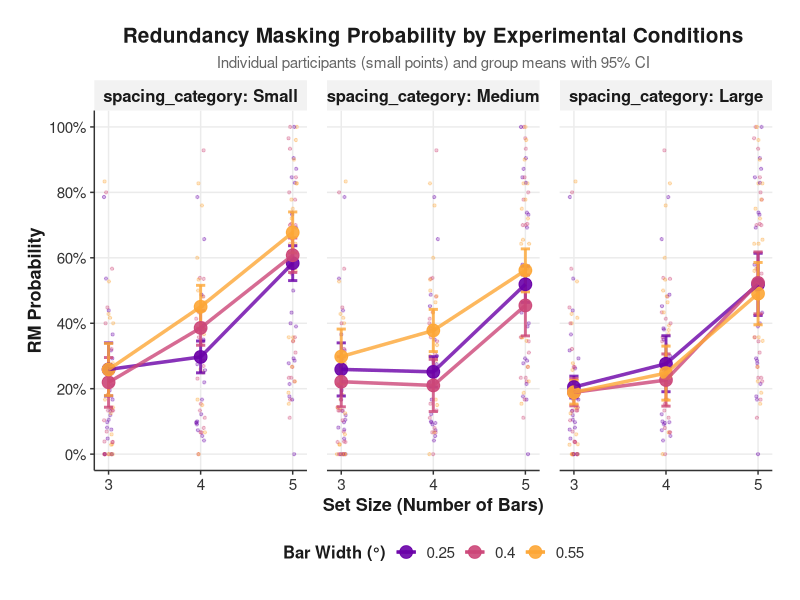
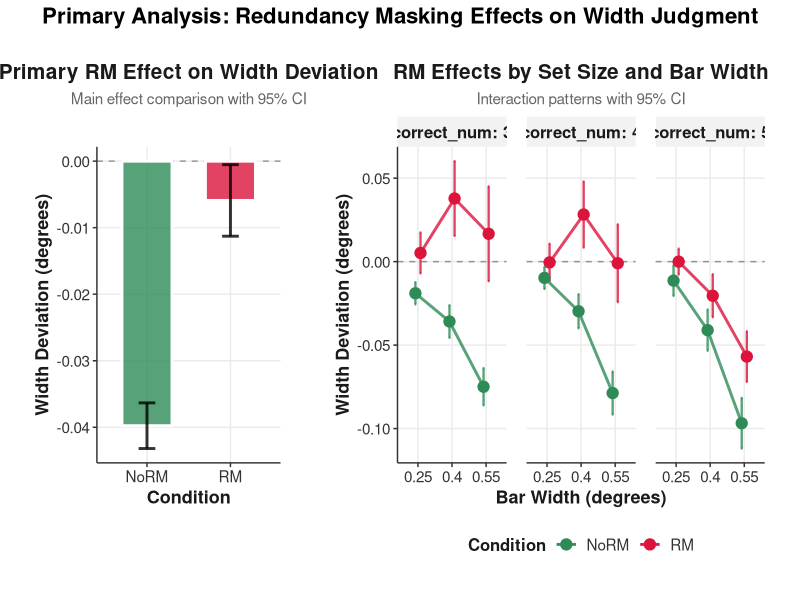
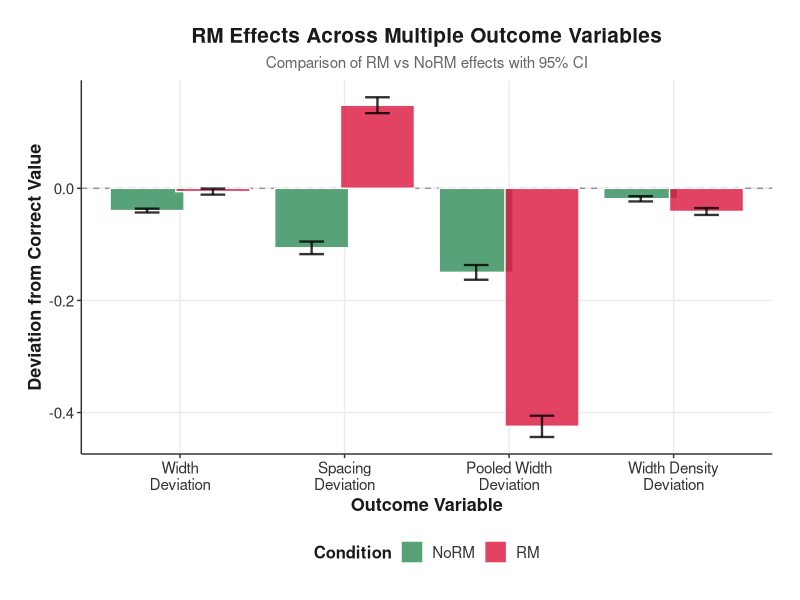
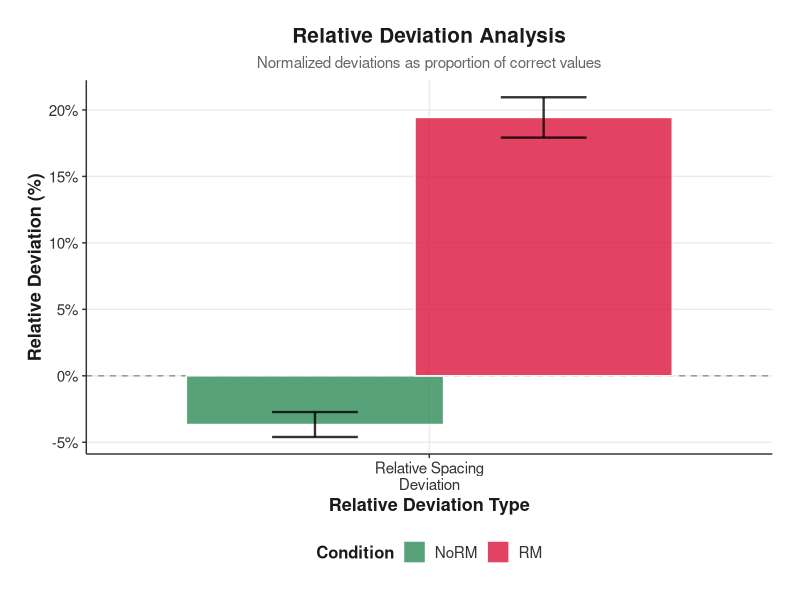
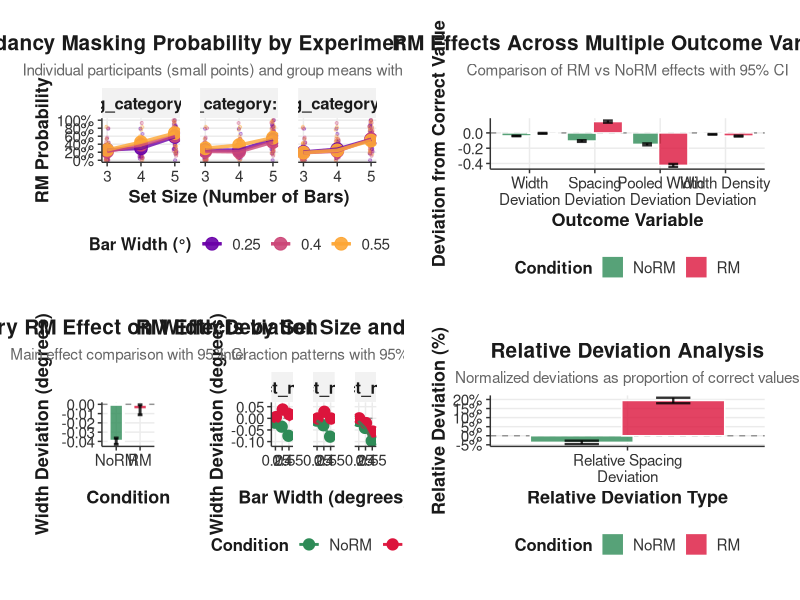
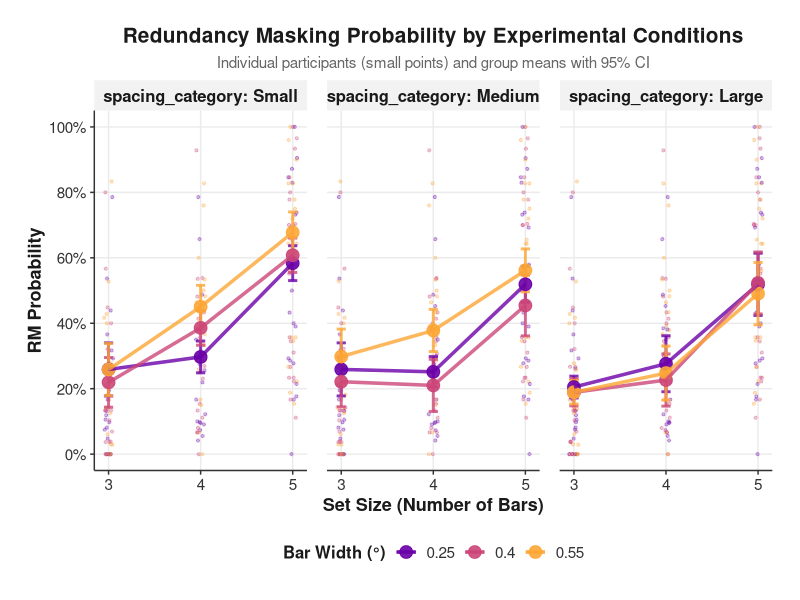
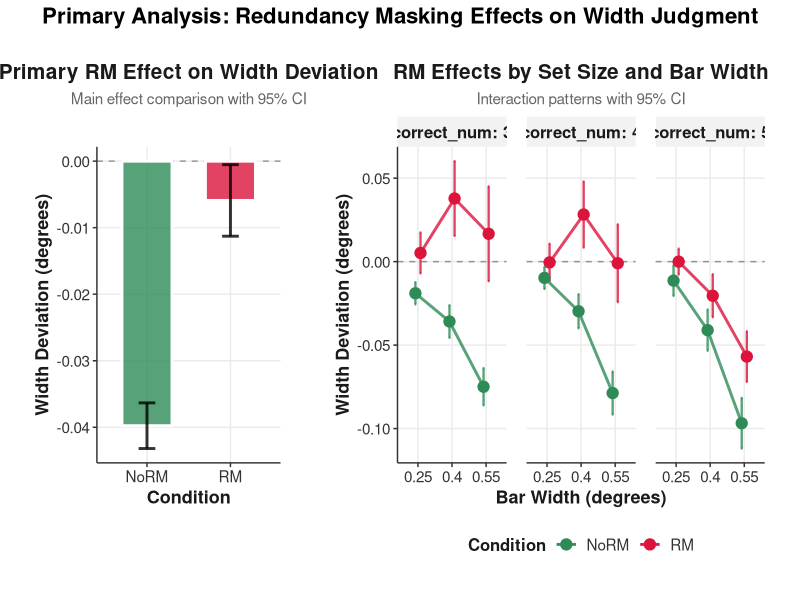

Recreate these plots in R, in order.
# ==============================================================================
# REDUNDANCY MASKING STUDY - PUBLICATION FIGURES
# ==============================================================================
# This script generates all publication-ready figures for exp1
# Input: Processed dataset from data/processed.csv
# Output: Publication figures saved to outputs/figures/
# ==============================================================================

library(tidyverse)
library(patchwork)
library(viridis)
library(scales)

cat("Generating publication figures for Exp1...\n\n")

# Load processed data
df <- read.csv("data/processed.csv")

# ==============================================================================
# THEME AND COLOR DEFINITIONS
# ==============================================================================

# Scientific publication theme
theme_publication <- theme_minimal(base_size = 12) +
  theme(
    panel.background = element_rect(fill = "white", color = NA),
    plot.background = element_rect(fill = "white", color = NA),
    panel.grid.major = element_line(color = "grey92", size = 0.5),
    panel.grid.minor = element_blank(),
    axis.line = element_line(color = "grey20", size = 0.5),
    axis.ticks = element_line(color = "grey20", size = 0.5),
    axis.title = element_text(size = 13, face = "bold", color = "grey10"),
    axis.text = element_text(size = 11, color = "grey20"),
    plot.title = element_text(size = 15, face = "bold", hjust = 0.5, color = "grey10"),
    plot.subtitle = element_text(size = 11, hjust = 0.5, color = "grey40"),
    legend.title = element_text(size = 12, face = "bold", color = "grey10"),
    legend.text = element_text(size = 11, color = "grey20"),
    legend.position = "bottom",
    strip.text = element_text(size = 12, face = "bold", color = "grey10"),
    strip.background = element_rect(fill = "grey95", color = NA),
    panel.spacing = unit(1, "lines"),
    plot.margin = margin(20, 20, 20, 20)
  )

# Color palettes
rm_colors <- c("NoRM" = "#2E8B57", "RM" = "#DC143C")  # Sea green and crimson
width_colors <- viridis(3, option = "plasma", begin = 0.2, end = 0.8)

# ==============================================================================
# DATA PREPARATION FOR VISUALIZATION
# ==============================================================================

cat("Preparing data for visualization...\n")

# Filter and prepare data for RM visualization
df_viz <- df %>%
  filter(number_deviation %in% c(-1, 0)) %>%  # Focus on RM vs NoRM trials
  mutate(
    RM_condition = factor(ifelse(number_deviation == -1, "RM", "NoRM"), 
                         levels = c("NoRM", "RM")),
    correct_num = factor(correct_num),
    correct_width = factor(correct_width),
    spacing_category = case_when(
      correct_space <= quantile(correct_space, 1/3) ~ "Small",
      correct_space <= 0.9 ~ "Medium",
      TRUE ~ "Large"
    ),
    spacing_category = factor(spacing_category, levels = c("Small", "Medium", "Large")),
    # Relative deviations for normalized comparisons
    width_deviation_relative = width_deviation / correct_width,
    spacing_deviation_relative = spacing_deviation / correct_space,
    density_deviation_relative = width_density_deviation / (correct_width / correct_space)
  )

cat("Visualization sample: ", nrow(df_viz), " trials from ", length(unique(df_viz$subID)), " participants\n\n")

# ==============================================================================
# FIGURE 1: RM PROBABILITY BY EXPERIMENTAL CONDITIONS
# ==============================================================================

cat("Creating Figure 1: RM Probability Analysis...\n")

# Calculate RM probability by conditions
rm_prob_data <- df_viz %>%
  group_by(correct_num, correct_width, spacing_category) %>%
  summarise(
    rm_rate = mean(RM_condition == "RM"),
    n_trials = n(),
    se = sqrt(rm_rate * (1 - rm_rate) / n_trials),
    ci_lower = pmax(0, rm_rate - 1.96 * se),
    ci_upper = pmin(1, rm_rate + 1.96 * se),
    .groups = "drop"
  ) %>%
  mutate(set_size_num = as.numeric(as.character(correct_num)))

# Individual participant data for background points
rm_prob_individual <- df_viz %>%
  group_by(subID, correct_num, correct_width) %>%
  summarise(rm_rate = mean(RM_condition == "RM"), .groups = "drop") %>%
  mutate(set_size_num = as.numeric(as.character(correct_num)))

# Create RM probability plot
fig1 <- ggplot(rm_prob_data, aes(x = set_size_num, y = rm_rate, color = correct_width)) +
  geom_point(data = rm_prob_individual, 
             aes(x = set_size_num, y = rm_rate, color = correct_width),
             size = 0.8, alpha = 0.3, position = position_jitter(width = 0.05, height = 0)) +
  geom_errorbar(aes(ymin = ci_lower, ymax = ci_upper), 
                width = 0.1, size = 1, alpha = 0.8) +
  geom_point(size = 4, alpha = 0.9) +
  geom_line(size = 1.2, alpha = 0.8) +
  facet_wrap(~ spacing_category, labeller = label_both) +
  scale_color_manual(values = width_colors, name = "Bar Width (°)") +
  scale_x_continuous(breaks = c(3, 4, 5), labels = c("3", "4", "5")) +
  scale_y_continuous(labels = percent_format(accuracy = 1), 
                     limits = c(0, 1), breaks = seq(0, 1, 0.2)) +
  labs(
    title = "Redundancy Masking Probability by Experimental Conditions",
    subtitle = "Individual participants (small points) and group means with 95% CI",
    x = "Set Size (Number of Bars)",
    y = "RM Probability"
  ) +
  theme_publication

# ==============================================================================
# FIGURE 2: PRIMARY RM EFFECTS ON WIDTH DEVIATION
# ==============================================================================

cat("Creating Figure 2: Primary RM Effects...\n")

# Calculate means and CIs for primary RM effect
primary_effects <- df_viz %>%
  group_by(RM_condition) %>%
  summarise(
    n = n(),
    mean_width = mean(width_deviation, na.rm = TRUE),
    se_width = sd(width_deviation, na.rm = TRUE) / sqrt(n),
    ci_lower = mean_width - 1.96 * se_width,
    ci_upper = mean_width + 1.96 * se_width,
    .groups = "drop"
  )

# Create primary effects plot
fig2a <- ggplot(primary_effects, aes(x = RM_condition, y = mean_width, fill = RM_condition)) +
  geom_hline(yintercept = 0, linetype = "dashed", color = "grey50", alpha = 0.8) +
  geom_col(alpha = 0.8, color = "white", size = 1, width = 0.6) +
  geom_errorbar(aes(ymin = ci_lower, ymax = ci_upper), 
                width = 0.2, color = "black", alpha = 0.8, size = 1) +
  scale_fill_manual(values = rm_colors) +
  labs(
    title = "Primary RM Effect on Width Deviation",
    subtitle = "Main effect comparison with 95% CI",
    x = "Condition",
    y = "Width Deviation (degrees)"
  ) +
  theme_publication +
  theme(legend.position = "none")

# RM effects by key factors
rm_by_factors <- df_viz %>%
  group_by(RM_condition, correct_num, correct_width) %>%
  summarise(
    mean_width = mean(width_deviation, na.rm = TRUE),
    se_width = sd(width_deviation, na.rm = TRUE) / sqrt(n()),
    ci_lower = mean_width - 1.96 * se_width,
    ci_upper = mean_width + 1.96 * se_width,
    .groups = "drop"
  )

# RM effects by set size and width
fig2b <- ggplot(rm_by_factors, aes(x = correct_width, y = mean_width, 
                                   color = RM_condition, group = RM_condition)) +
  geom_hline(yintercept = 0, linetype = "dashed", color = "grey50", alpha = 0.8) +
  geom_errorbar(aes(ymin = ci_lower, ymax = ci_upper), 
                width = 0.1, size = 0.8, alpha = 0.8,
                position = position_dodge(width = 0.3)) +
  geom_point(size = 3.5, position = position_dodge(width = 0.3)) +
  geom_line(size = 1, alpha = 0.8, position = position_dodge(width = 0.3)) +
  facet_wrap(~ correct_num, labeller = label_both) +
  scale_color_manual(values = rm_colors, name = "Condition") +
  labs(
    title = "RM Effects by Set Size and Bar Width",
    subtitle = "Interaction patterns with 95% CI",
    x = "Bar Width (degrees)",
    y = "Width Deviation (degrees)"
  ) +
  theme_publication

# Combine primary effects
fig2 <- (fig2a | fig2b) + 
  plot_layout(widths = c(1, 2)) +
  plot_annotation(
    title = "Primary Analysis: Redundancy Masking Effects on Width Judgment",
    theme = theme(plot.title = element_text(size = 16, face = "bold", hjust = 0.5))
  )

# ==============================================================================
# FIGURE 3: MULTIPLE OUTCOME VARIABLES
# ==============================================================================

cat("Creating Figure 3: Multiple Outcome Variables...\n")

# Calculate means for multiple outcomes
outcomes_data <- df_viz %>%
  select(RM_condition, width_deviation, spacing_deviation, 
         pooled_width_deviation, width_density_deviation) %>%
  pivot_longer(cols = -RM_condition, names_to = "outcome", values_to = "value") %>%
  group_by(RM_condition, outcome) %>%
  summarise(
    mean_value = mean(value, na.rm = TRUE),
    se_value = sd(value, na.rm = TRUE) / sqrt(sum(!is.na(value))),
    ci_lower = mean_value - 1.96 * se_value,
    ci_upper = mean_value + 1.96 * se_value,
    .groups = "drop"
  ) %>%
  mutate(
    outcome_label = case_when(
      outcome == "width_deviation" ~ "Width\nDeviation",
      outcome == "spacing_deviation" ~ "Spacing\nDeviation", 
      outcome == "pooled_width_deviation" ~ "Pooled Width\nDeviation",
      outcome == "width_density_deviation" ~ "Width Density\nDeviation"
    ),
    outcome_label = factor(outcome_label, levels = c("Width\nDeviation", "Spacing\nDeviation", 
                                                   "Pooled Width\nDeviation", "Width Density\nDeviation"))
  )

# Multiple outcomes plot
fig3 <- ggplot(outcomes_data, aes(x = outcome_label, y = mean_value, fill = RM_condition)) +
  geom_hline(yintercept = 0, linetype = "dashed", color = "grey50", alpha = 0.8) +
  geom_col(position = position_dodge(width = 0.8), alpha = 0.8, color = "white", size = 0.5) +
  geom_errorbar(aes(ymin = ci_lower, ymax = ci_upper), 
                position = position_dodge(width = 0.8), width = 0.3, 
                color = "black", alpha = 0.8, size = 0.8) +
  scale_fill_manual(values = rm_colors, name = "Condition") +
  labs(
    title = "RM Effects Across Multiple Outcome Variables",
    subtitle = "Comparison of RM vs NoRM effects with 95% CI",
    x = "Outcome Variable",
    y = "Deviation from Correct Value"
  ) +
  theme_publication +
  theme(axis.text.x = element_text(angle = 0, hjust = 0.5))

# ==============================================================================
# FIGURE 4: RELATIVE DEVIATIONS
# ==============================================================================

cat("Creating Figure 4: Relative Deviation Analysis...\n")

# Calculate relative deviations
relative_data <- df_viz %>%
  select(RM_condition, width_deviation_relative, spacing_deviation_relative) %>%
  pivot_longer(cols = -RM_condition, names_to = "outcome", values_to = "value") %>%
  filter(!is.na(value), is.finite(value)) %>%
  group_by(RM_condition, outcome) %>%
  summarise(
    mean_value = mean(value, na.rm = TRUE),
    se_value = sd(value, na.rm = TRUE) / sqrt(sum(!is.na(value))),
    ci_lower = mean_value - 1.96 * se_value,
    ci_upper = mean_value + 1.96 * se_value,
    .groups = "drop"
  ) %>%
  mutate(
    outcome_label = case_when(
      outcome == "width_deviation_relative" ~ "Relative Width\nDeviation",
      outcome == "spacing_deviation_relative" ~ "Relative Spacing\nDeviation"
    )
  )

# Relative deviations plot
fig4 <- ggplot(relative_data, aes(x = outcome_label, y = mean_value, fill = RM_condition)) +
  geom_hline(yintercept = 0, linetype = "dashed", color = "grey50", alpha = 0.8) +
  geom_col(position = position_dodge(width = 0.8), alpha = 0.8, color = "white", size = 0.5) +
  geom_errorbar(aes(ymin = ci_lower, ymax = ci_upper), 
                position = position_dodge(width = 0.8), width = 0.3, 
                color = "black", alpha = 0.8, size = 0.8) +
  scale_fill_manual(values = rm_colors, name = "Condition") +
  scale_y_continuous(labels = percent_format(accuracy = 1)) +
  labs(
    title = "Relative Deviation Analysis",
    subtitle = "Normalized deviations as proportion of correct values",
    x = "Relative Deviation Type",
    y = "Relative Deviation (%)"
  ) +
  theme_publication

# ==============================================================================
# SAVE ALL FIGURES
# ==============================================================================

cat("Saving publication figures...\n")

# Create output directory
if (!dir.exists("outputs/figures")) {
  dir.create("outputs/figures", recursive = TRUE)
}

# Save individual figures
ggsave("outputs/figures/fig1_rm_probability.png", fig1, 
       width = 14, height = 8, dpi = 300, bg = "white")

ggsave("outputs/figures/fig2_primary_rm_effects.png", fig2, 
       width = 16, height = 8, dpi = 300, bg = "white")

ggsave("outputs/figures/fig3_multiple_outcomes.png", fig3, 
       width = 12, height = 8, dpi = 300, bg = "white")

ggsave("outputs/figures/fig4_relative_deviations.png", fig4, 
       width = 10, height = 8, dpi = 300, bg = "white")

# Create combined manuscript figure
manuscript_figure <- (fig1 / fig2) | (fig3 / fig4)
ggsave("outputs/figures/manuscript_combined_figures.png", manuscript_figure,
       width = 20, height = 16, dpi = 300, bg = "white")

# Save high-resolution versions for publication
ggsave("outputs/figures/fig1_rm_probability_highres.pdf", fig1, 
       width = 14, height = 8, dpi = 600, bg = "white")
ggsave("outputs/figures/fig2_primary_rm_effects_highres.pdf", fig2, 
       width = 16, height = 8, dpi = 600, bg = "white")

cat("\nVisualization complete!\n")
cat("Publication figures saved to outputs/figures/:\n")
cat("- fig1_rm_probability.png - RM probability by conditions\n")
cat("- fig2_primary_rm_effects.png - Primary RM effects analysis\n")
cat("- fig3_multiple_outcomes.png - Multiple outcome variables\n")
cat("- fig4_relative_deviations.png - Relative deviation analysis\n")
cat("- manuscript_combined_figures.png - All figures combined\n")
cat("- High-resolution PDF versions for publication\n")
